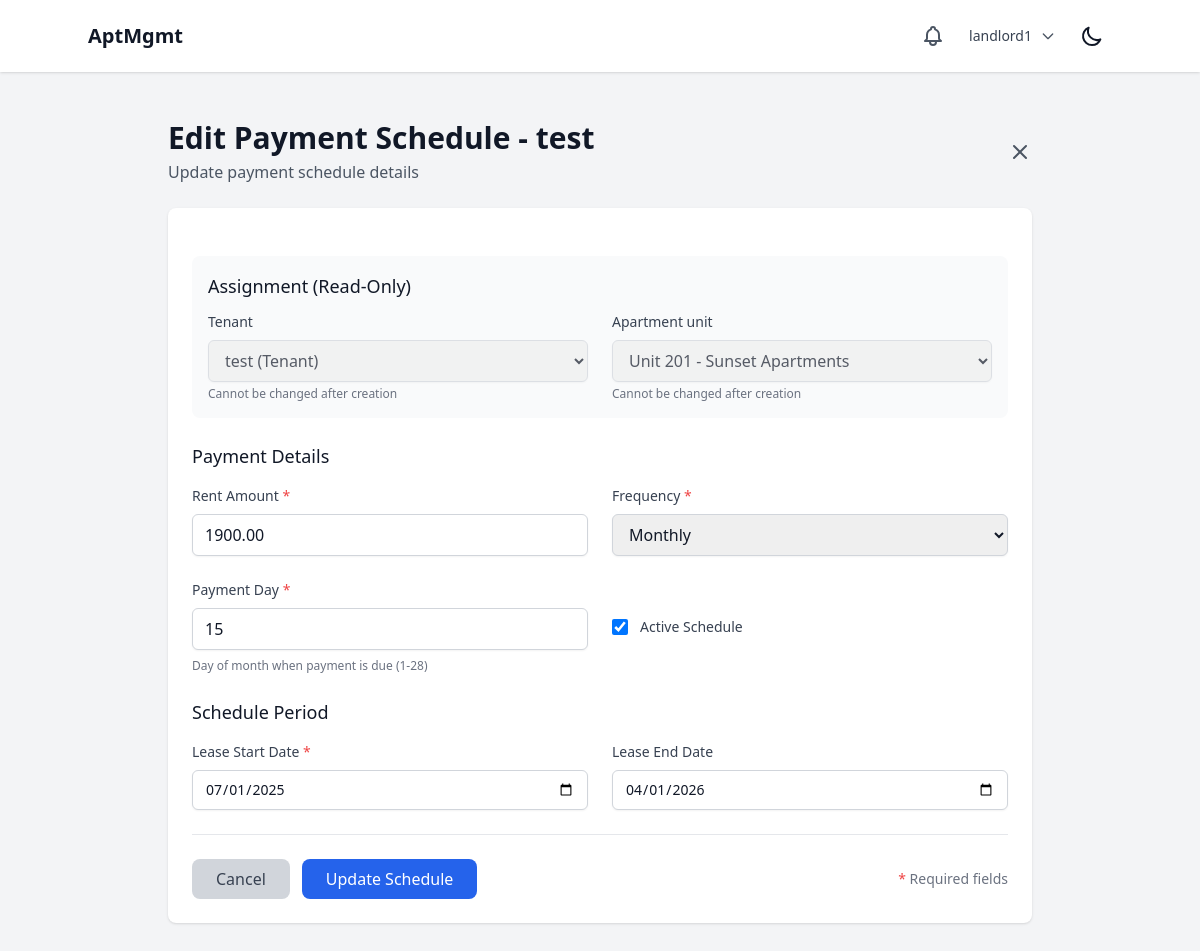
The app's page /financials/payment-schedules/2/edit/ (signed in) with its own data.
### users/models.py (models this page shows, shortened)
class User(AbstractUser):
    class Role(models.TextChoices):
        SUPERUSER = "SUPERUSER", "Superuser"
        LANDLORD = "LANDLORD", "Landlord"
        EMPLOYEE = "EMPLOYEE", "Employee"
        TENANT = "TENANT", "Tenant"
    role = models.CharField(max_length=50, choices=Role.choices)
    company = models.ForeignKey(Company, on_delete=models.CASCADE, related_name="users", null=True, blank=True)
    property = models.ForeignKey(Property, on_delete=models.SET_NULL, related_name="users", null=True, blank=True)
    apartment_unit = models.ForeignKey('properties.ApartmentUnit', on_delete=models.SET_NULL, null=True, blank=True, related_name="tenant")
    phone_number = models.CharField(max_length=20, blank=True, null=True)
    emergency_contact_name = models.CharField(max_length=100, blank=True, null=True)
    emergency_contact_phone = models.CharField(max_length=20, blank=True, null=True)
    emergency_contact_relationship = models.CharField(max_length=50, blank=True, null=True)
    def __str__(self):
        return f"{self.username} ({self.get_role_display()})"

### financials/models.py (models this page shows, shortened)
class PaymentSchedule(models.Model):
    class Frequency(models.TextChoices):
        MONTHLY = "MONTHLY", "Monthly"
        QUARTERLY = "QUARTERLY", "Quarterly"
        ANNUALLY = "ANNUALLY", "Annually"
    tenant = models.ForeignKey(
        User,
        on_delete=models.CASCADE,
        related_name="payment_schedules",
        limit_choices_to={'role': 'TENANT'}
    )
    apartment_unit = models.ForeignKey(
        "properties.ApartmentUnit",
        on_delete=models.CASCADE,
        related_name="payment_schedules"
    )
    rent_amount = models.DecimalField(
        max_digits=10,
        decimal_places=2,
        validators=[MinValueValidator(Decimal('0.01'))]
    )
    frequency = models.CharField(
        max_length=20,
        choices=Frequency.choices,
        default=Frequency.MONTHLY
    )
    payment_day = models.IntegerField(
        default=1,
        validators=[MinValueValidator(1), MaxValueValidator(28)],
        help_text="Day of month when payment is due (1-28)"
    )
    start_date = models.DateField()
    end_date = models.DateField(null=True, blank=True)
    is_active = models.BooleanField(default=True)
    created_at = models.DateTimeField(auto_now_add=True)
    updated_at = models.DateTimeField(auto_now=True)
    class Meta:
        ordering = ['-created_at']

### financials/views.py (the view)
# urls.py: path('payment-schedules/<int:pk>/edit/', views.edit_payment_schedule, name='edit_payment_schedule'),
@login_required
def edit_payment_schedule(request, pk):
    schedule = get_object_or_404(PaymentSchedule, pk=pk)
    if request.user.role not in ['LANDLORD', 'EMPLOYEE']:
        messages.error(request, "You don't have permission to edit payment schedules.")
        return redirect('core:dashboard_redirect')
    if schedule.apartment_unit.property.company != request.user.company:
        messages.error(request, "You don't have permission to edit this schedule.")
        return redirect('core:dashboard_redirect')
    if request.method == 'POST':
        form = PaymentScheduleForm(request.POST, instance=schedule, user=request.user)
        if form.is_valid():
            try:
                form.save()
                messages.success(request, "Payment schedule updated successfully.")
                return redirect('financials:payment_schedule_detail', pk=schedule.pk)
            except Exception as e:
                messages.error(request, f"Error saving payment schedule: {str(e)}")
        else:
            for field, errors in form.errors.items():
                for error in errors:
                    messages.error(request, f"{field}: {error}")
    else:
        form = PaymentScheduleForm(instance=schedule, user=request.user)
    context = {
        'form': form,
        'schedule': schedule,
        'page_title': f'Edit Payment Schedule - {schedule.tenant.username}'
    }
    return render(request, 'financials/edit_payment_schedule.html', context)

### core/context_processors.py (called while the page is built)
def notifications(request):
    if request.user.is_authenticated:
        unread_notifications = Notification.objects.filter(
            recipient=request.user,
            is_read=False
        ).order_by('-created_at')
        recent_unread_notifications = unread_notifications[:5]
        return {
            'unread_notifications_count': unread_notifications.count(),
            'recent_notifications': recent_unread_notifications,
            'has_unread_notifications': unread_notifications.exists(),
        }
    return {
        'unread_notifications_count': 0,
        'recent_notifications': [],
        'has_unread_notifications': False,
    }

### core/templatetags/form_tags.py (called while the page is built)
@register.filter(name='add_checkbox_class')
def add_checkbox_class(field):
    css_classes = "h-4 w-4 text-blue-600 focus:ring-blue-500 border-gray-300 dark:border-gray-600 rounded dark:bg-gray-700"
    return field.as_widget(attrs={"class": css_classes})

### properties/models.py (called while the page is built)
    def __str__(self):
        return f"Unit {self.unit_number} - {self.property.name}"

### financials/templates/financials/edit_payment_schedule.html (shortened to what this page needs)
{% extends 'base.html' %}
{% load form_tags %}
{% block content %}
<div class="container mx-auto px-4 py-8 max-w-4xl">
    <div class="flex justify-between items-center mb-6">
        <div>
            <h1 class="text-3xl font-bold text-gray-900 dark:text-white">{{ page_title }}</h1>
            <p class="text-gray-600 dark:text-gray-400 mt-1">Update payment schedule details</p>
        </div>
        <a href="{% url 'financials:payment_schedule_detail' schedule.pk %}"
           class="text-gray-600 dark:text-gray-400 hover:text-gray-900 dark:hover:text-white">
            <svg class="w-6 h-6" fill="none" stroke="currentColor" viewBox="0 0 24 24">
                <path stroke-linecap="round" stroke-linejoin="round" stroke-width="2" d="M6 18L18 6M6 6l12 12"/>
            </svg>
        </a>
    </div>
    <div class="bg-white dark:bg-gray-800 rounded-lg shadow p-6">
        <form method="post" class="space-y-6">
            <div class="bg-gray-50 dark:bg-gray-700 p-4 rounded-lg">
                <h3 class="text-lg font-medium text-gray-900 dark:text-white mb-3">Assignment (Read-Only)</h3>
                <div class="grid grid-cols-1 md:grid-cols-2 gap-6">
                    <div>
                        <label for="{{ form.tenant.id_for_label }}" class="block text-sm font-medium text-gray-700 dark:text-gray-300 mb-2">
                            {{ form.tenant.label }}
                        </label>
                        {{ form.tenant|add_form_control }}
                        <p class="mt-1 text-xs text-gray-500 dark:text-gray-400">Cannot be changed after creation</p>
                    </div>
                    <div>
                        <label for="{{ form.apartment_unit.id_for_label }}" class="block text-sm font-medium text-gray-700 dark:text-gray-300 mb-2">
                            {{ form.apartment_unit.label }}
                        </label>
                        {{ form.apartment_unit|add_form_control }}
                        <p class="mt-1 text-xs text-gray-500 dark:text-gray-400">Cannot be changed after creation</p>
                    </div>
                </div>
            </div>
            <div>
                <h3 class="text-lg font-medium text-gray-900 dark:text-white mb-4">Payment Details</h3>
                <div class="grid grid-cols-1 md:grid-cols-2 gap-6">
                    <div>
                        <label for="{{ form.rent_amount.id_for_label }}" class="block text-sm font-medium text-gray-700 dark:text-gray-300 mb-2">
                            {{ form.rent_amount.label }} <span class="text-red-500">*</span>
                        </label>
                        {{ form.rent_amount|add_form_control }}
                    </div>
                    <div>
                        <label for="{{ form.frequency.id_for_label }}" class="block text-sm font-medium text-gray-700 dark:text-gray-300 mb-2">
                            {{ form.frequency.label }} <span class="text-red-500">*</span>
                        </label>
                        {{ form.frequency|add_form_control }}
                    </div>
                    <div>
                        <label for="{{ form.payment_day.id_for_label }}" class="block text-sm font-medium text-gray-700 dark:text-gray-300 mb-2">
                            {{ form.payment_day.label }} <span class="text-red-500">*</span>
                        </label>
                        {{ form.payment_day|add_form_control }}
                        {% if form.payment_day.help_text %}
                            <p class="mt-2 text-xs text-gray-500 dark:text-gray-400">{{ form.payment_day.help_text }}</p>
                        {% endif %}
                    </div>
                    <div class="flex items-center">
                        <div class="flex items-center h-5">
                            {{ form.is_active|add_checkbox_class }}
                        </div>
                        <div class="ml-3 text-sm">
                            <label for="{{ form.is_active.id_for_label }}" class="font-medium text-gray-700 dark:text-gray-300">
                                {{ form.is_active.label }}
                            </label>
                        </div>
                    </div>
                </div>
            </div>
            <div>
                <h3 class="text-lg font-medium text-gray-900 dark:text-white mb-4">Schedule Period</h3>
                <div class="grid grid-cols-1 md:grid-cols-2 gap-6">
                    <div>
                        <label for="{{ form.start_date.id_for_label }}" class="block text-sm font-medium text-gray-700 dark:text-gray-300 mb-2">
                            {{ form.start_date.label }} <span class="text-red-500">*</span>
                        </label>
                        {{ form.start_date|add_form_control }}
                    </div>
                    <div>
                        <label for="{{ form.end_date.id_for_label }}" class="block text-sm font-medium text-gray-700 dark:text-gray-300 mb-2">
                            {{ form.end_date.label }}
                        </label>
                        {{ form.end_date|add_form_control }}
                    </div>
                </div>
            </div>
            <div class="flex items-center justify-between pt-6 border-t border-gray-200 dark:border-gray-700">
                <div class="flex space-x-3">
                    <a href="{% url 'financials:payment_schedule_detail' schedule.pk %}"
                       class="bg-gray-300 dark:bg-gray-600 text-gray-700 dark:text-gray-200 px-6 py-2 rounded-lg font-medium hover:bg-gray-400 dark:hover:bg-gray-500 focus:outline-none focus:ring-2 focus:ring-gray-500">
                        Cancel
                    </a>
                    <button type="submit"
                            class="bg-blue-600 text-white px-6 py-2 rounded-lg font-medium hover:bg-blue-700 focus:outline-none focus:ring-2 focus:ring-blue-500">
                        Update Schedule
                    </button>
                </div>
                <p class="text-sm text-gray-500 dark:text-gray-400">
                    <span class="text-red-500">*</span> Required fields
                </p>
            </div>
        </form>
    </div>
</div>
{% endblock %}

### core/templates/base.html (shortened to what this page needs)
{% load static %}
<!DOCTYPE html>
<html lang="en" x-data="{ darkMode: localStorage.getItem('darkMode') === 'true' }" x-init="$watch('darkMode', val => localStorage.setItem('darkMode', val))" :class="{ 'dark': darkMode }">
<head>
    <script src="https://cdn.tailwindcss.com"></script>
</head>
<body class="bg-gray-100 dark:bg-gray-900 text-gray-900 dark:text-gray-100">
    <header class="p-4 bg-white dark:bg-gray-800 shadow">
        <div class="container mx-auto flex justify-between items-center">
            {% if user.is_authenticated %}
                <a href="{% url 'core:dashboard_redirect' %}" class="text-xl font-bold hover:text-gray-600 dark:hover:text-gray-300 transition-colors duration-200">AptMgmt</a>
            {% else %}
                <h1 class="text-xl font-bold">AptMgmt</h1>
            {% endif %}
            <div class="flex items-center space-x-4">
                {% if user.is_authenticated %}
                    <div class="relative" x-data="{ open: false }">
                        <button @click="open = !open" class="relative p-2 text-gray-600 dark:text-gray-300 hover:text-gray-900 dark:hover:text-white focus:outline-none focus:ring-2 focus:ring-offset-2 focus:ring-blue-500">
                        </button>
                    </div>
                    <div class="relative" x-data="{ open: false }">
                        <button @click="open = !open" class="flex items-center space-x-2 text-sm rounded-full focus:outline-none focus:ring-2 focus:ring-offset-2 focus:ring-blue-500">
                            <span class="text-gray-700 dark:text-gray-300">{{ user.username }}</span>
                            <svg class="w-4 h-4 text-gray-600 dark:text-gray-300" fill="none" stroke="currentColor" viewBox="0 0 24 24">
                                <path stroke-linecap="round" stroke-linejoin="round" stroke-width="2" d="M19 9l-7 7-7-7"></path>
                            </svg>
                        </button>
                    </div>
                {% endif %}
                <button @click="darkMode = !darkMode" class="p-2 rounded-md focus:outline-none focus:ring-2 focus:ring-offset-2 focus:ring-offset-gray-800 focus:ring-white">
                    <svg x-show="!darkMode" class="w-6 h-6" fill="none" stroke="currentColor" viewBox="0 0 24 24" xmlns="http://www.w3.org/2000/svg"><path stroke-linecap="round" stroke-linejoin="round" stroke-width="2" d="M20.354 15.354A9 9 0 018.646 3.646 9.003 9.003 0 0012 21a9.003 9.003 0 008.354-5.646z"></path></svg>
                </button>
            </div>
        </div>
    </header>
    <main class="p-4" id="content">
        {% block content %}{% endblock %}
    </main>
</body>
</html>

### records on screen
User: username "landlord1"
PaymentSchedule: tenant "test (Tenant)", apartment_unit "Unit 201 - Sunset Apartments", rent_amount "1900.00", frequency "Monthly", payment_day "15", is_active "☑", start_date "07/01/2025", end_date "04/01/2026"

### other values on screen
{{ page_title }} "Edit Payment Schedule - test"
